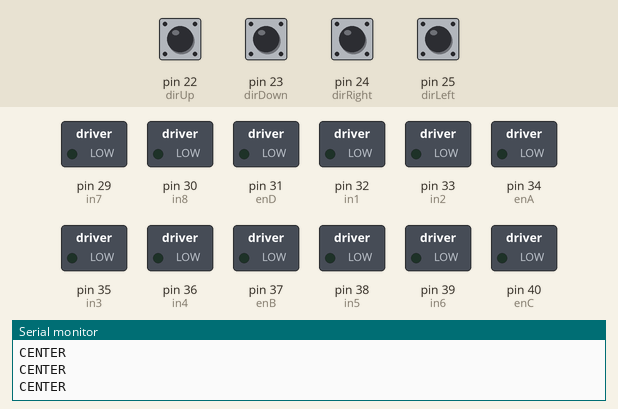
The sketch below on a simulated Arduino Mega 2560, built with avr-gcc and run on an emulated ATmega2560. On the bench: switched loads named in the sketch (green lamp = pin HIGH), the last lines printed to the serial monitor. The inputs (shaded band) are chosen by the test bench; at power-on: pin 22 (dirUp), pin 23 (dirDown), pin 24 (dirRight), pin 25 (dirLeft) HIGH.

Above: at 1.2 s.
1.3 s: pin 22 (dirUp) pulled LOW for 0.15 s
At 1.38 s:
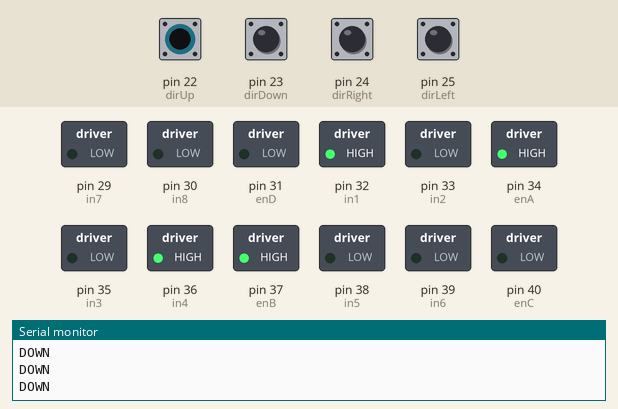
2.9 s: pin 23 (dirDown) pulled LOW for 0.15 s
At 3.5 s:
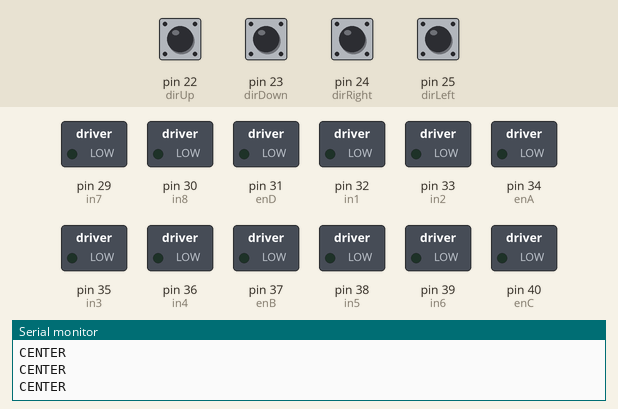
4.5 s: pin 24 (dirRight) pulled LOW for 0.15 s
At 5.8 s:
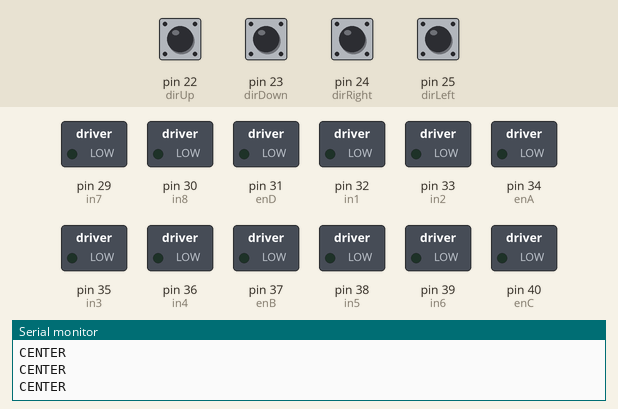
6.1 s: pin 25 (dirLeft) pulled LOW for 0.15 s
At 6.17 s:
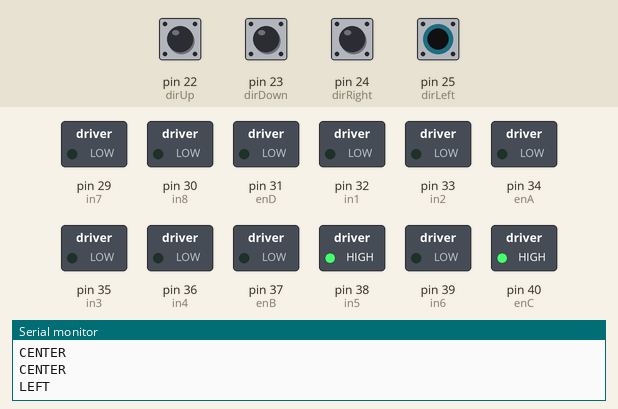
7.7 s: pin 23 (dirDown) driven LOW and pin 24 (dirRight) driven LOW
At 8.7 s:
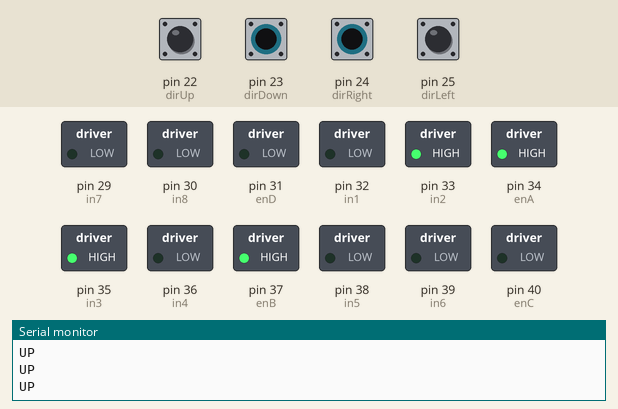
10.7 s: pin 23 (dirDown) driven HIGH
At 11.3 s:
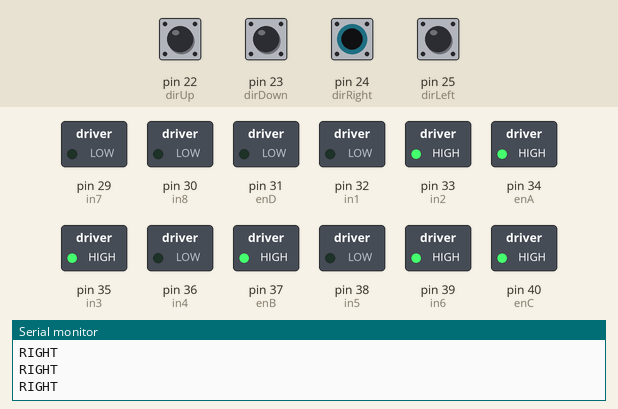
Timing chart, 0 to 13.2 s (numbered marks = the images above; inputs shaded):
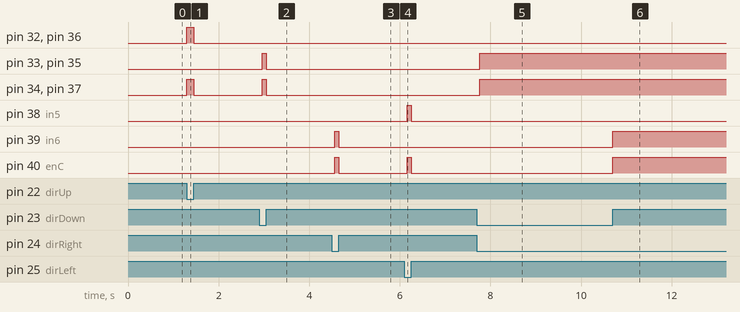

The sketch:

joystickctrl-proto.ino
```cpp
/*

Makes a group of motors move given a joystick's input

*/

// Motor 4 (Y axis) pins
int in7 = 29;
int in8 = 30;
int enD = 31; // Speed control, 0-255
// Motor 1 (X axis) pins
int in1 = 32;
int in2 = 33;
int enA = 34; // Speed control, 0-255
// Motor 2 (Z axis) pins
int in3 = 35;
int in4 = 36;
int enB = 37; // Speed control, 0-255
// Motor 3 (Z axis) pins
int in5 = 38;
int in6 = 39;
int enC = 40; // Speed control, 0-255

// Joystick pins
int dirDown = 23;
int dirUp = 22;
int dirRight = 24;
int dirLeft = 25;

/*
// Button/claw controls
const int servoPower = 6;
const int multiButton = 49;
int multiButton = HIGH;
bool upStroke = 0;
unsigned int motorPos = 0;
Servo clawServo;
int pos;
*/

void setup(){

    // Motor 1 pin modes
    pinMode(enA, OUTPUT);
    pinMode(in1, OUTPUT);
    pinMode(in2, OUTPUT);
    // Motor 2 pin modes
    pinMode(enB, OUTPUT);
    pinMode(in3, OUTPUT);
    pinMode(in4, OUTPUT);
    // Motor 3 pin modes
    pinMode(enC, OUTPUT);
    pinMode(in5, OUTPUT);
    pinMode(in6, OUTPUT);
    // Motor 4 pin modes
    pinMode(enD, OUTPUT);
    pinMode(in7, OUTPUT);
    pinMode(in8, OUTPUT);

    // Joystick pin modes
    pinMode(dirDown, INPUT_PULLUP);
    pinMode(dirUp, INPUT_PULLUP);
    pinMode(dirLeft, INPUT_PULLUP);
    pinMode(dirRight, INPUT_PULLUP);

    /*
    // Button/claw pin modes
    pinMode(servoPower, OUTPUT);
    pinMode(multiButton, INPUT);
    digitalWrite(multiButton, INPUT_PULLUP);
    digitalWrite(servoPower, HIGH);

    clawServo.attach(6);
    */

    // Set up serial output
    Serial.begin(9600);

}

void loop(){

    // Motor 1 (in1, in2, enA) = X axis
    // Motor 2 (in3, in4, enB) = Y axis

    if(digitalRead(dirUp) == LOW){
        digitalWrite(in1, HIGH); // MOTOR 1 FORWARD ON
        digitalWrite(in2, LOW); // REVERSE OFF
        digitalWrite(enA, 255); // SPEED MAX
        digitalWrite(in3, LOW); // MOTOR 2 FORWARD OFF (must be opposite)
        digitalWrite(in4, HIGH); // REVERSE OFF
        digitalWrite(enB, 255); // SPEED MAX
        Serial.println("DOWN");

    } else if(digitalRead(dirDown) == LOW){
        digitalWrite(in1, LOW); // MOTOR 1 FORWARD OFF
        digitalWrite(in2, HIGH); // REVERSE ON
        digitalWrite(enA, 255); // SPEED MAX
        digitalWrite(in3, HIGH); // MOTOR 2 FORWARD ON
        digitalWrite(in4, LOW); // REVERSE OFF
        digitalWrite(enB, 255); // SPEED MAX
        Serial.println("UP");

    } else if(digitalRead(dirLeft) == LOW){
        digitalWrite(in5, HIGH); // MOTOR 2 FORWARD ON
        digitalWrite(in6, LOW); // REVERSE OFF
        digitalWrite(enC, 255); // SPEED MAX
        Serial.println("LEFT");

    } else if(digitalRead(dirRight) == LOW){
        digitalWrite(in5, LOW); // MOTOR 2 FORWARD ON
        digitalWrite(in6, HIGH); // REVERSE OFF
        digitalWrite(enC, 255); // SPEED MAX
        Serial.println("RIGHT");

    } else {
        digitalWrite(in1, LOW); // MOTOR 1/X FORWARD OFF
        digitalWrite(in2, LOW); // REVERSE OFF
        digitalWrite(enA, 0); // SPEED MIN

        digitalWrite(in3, LOW); // MOTOR 2/Y FORWARD OFF
        digitalWrite(in4, LOW); // REVERSE OFF
        digitalWrite(enB, 0); // SPEED MIN

        digitalWrite(in5, LOW); // MOTOR 2/Y FORWARD OFF
        digitalWrite(in6, LOW); // REVERSE OFF
        digitalWrite(enC, 0); // SPEED MIN

        Serial.println("CENTER");
        delay(100);

    }

    /*
    if(digitalRead(multiButton) == LOW){
        lowerClaw();
    }
    */

}

/*
void lowerClaw(){
    while(true){
        if(upStroke == 0){
            if(motorPos < 1000){
                // lower
                motorPos += 1;

                digitalWrite(in7, HIGH);
                digitalWrite(in8, LOW);
                digitalWrite(enD, 255);

            } else if(motorPos == 1000){
                // stop and wait
                digitalWrite(in7, LOW);
                digitalWrite(in8, LOW);
                digitalWrite(enD, 0);
                delay(500);
                upStroke = 1;

            } else if(motorPos > 1000){
                // raise
                motorPos -+ 1;

                digitalWrite(in7, LOW);
                digitalWrite(in8, HIGH);
                digitalWrite(enD, 255);

            }
        } else if(upStroke == 1){
            if(motorPos > 0){
                // raise
                motorPos -+ 1;

                digitalWrite(in7, LOW);
                digitalWrite(in8, HIGH);
                digitalWrite(enD, 255);

            } else if(motorPos == 0){
                digitalWrite(in7, LOW);
                digitalWrite(in8, LOW);
                digitalWrite(enD, 0);
                upStroke = 0;
                break;

            } else if(motorPos < 0){
                motorPos += 1;

                digitalWrite(in7, HIGH);
                digitalWrite(in8, LOW);
                digitalWrite(enD, 255);
            }
        }
    }
}
*/
```

Measured:
- after the input at 1.3 s, pin 32 (in1), pin 34 (enA), pin 36 (in4), pin 37 (enB): LOW → HIGH at once, → LOW 0.15 s later
- after the input at 2.9 s, pin 33 (in2), pin 34 (enA), pin 35 (in3), pin 37 (enB): LOW → HIGH after 0.06 s, → LOW 0.09 s later
- after the input at 4.5 s, pin 39 (in6), pin 40 (enC): LOW → HIGH after 0.06 s, → LOW 0.09 s later
- after the input at 6.1 s, pin 38 (in5), pin 40 (enC): LOW → HIGH after 0.07 s, → LOW 0.09 s later
- after the input at 7.7 s, pin 33 (in2), pin 34 (enA), pin 35 (in3), pin 37 (enB): LOW → HIGH after 0.06 s
- after the input at 10.7 s, pin 39 (in6), pin 40 (enC): LOW → HIGH at once
